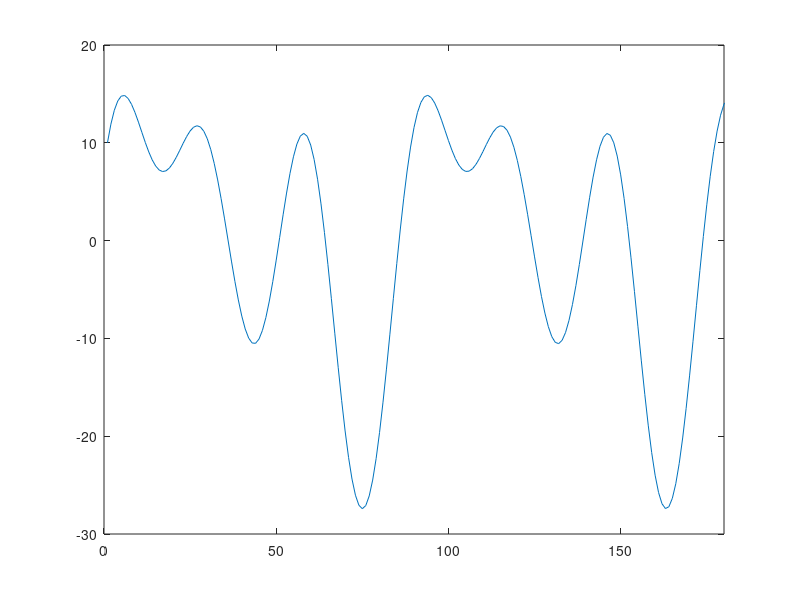

Write MATLAB code to recreate this figure.
%% Part E reqiurement 2

%%
close all

sampling_frequency = 44100;
duration = 3;
t = 0:rdivide(1,sampling_frequency):duration;
amplitude = 10;
f_0 = 500;

%%
hamonic_1 = amplitude * sin(2*pi*f_0*t);
sound(hamonic_1, sampling_frequency);

%%
hamonic_2 = amplitude * sin(2*pi*2*f_0*t);
sound(hamonic_2, sampling_frequency);

%%
hamonic_3 = amplitude * sin(2*pi*3*f_0*t + pi/2);
sound(hamonic_3, sampling_frequency);

%%
chord = hamonic_1 + hamonic_2 + hamonic_3;
sound(chord, sampling_frequency);

%%
plot(chord);
xlim([0 180]);
